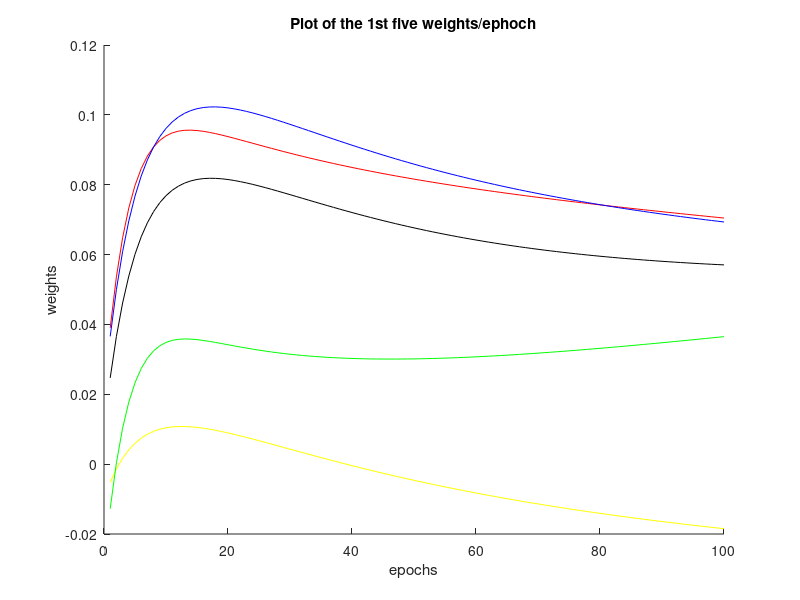
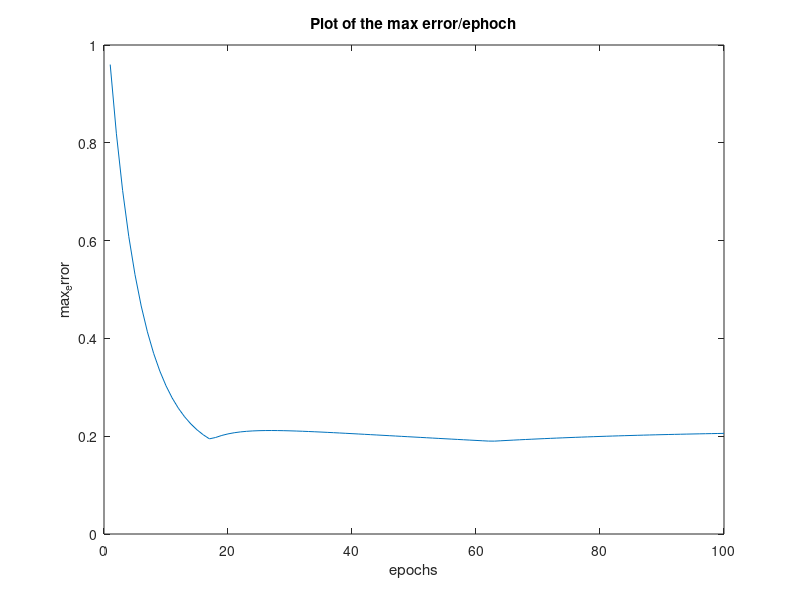
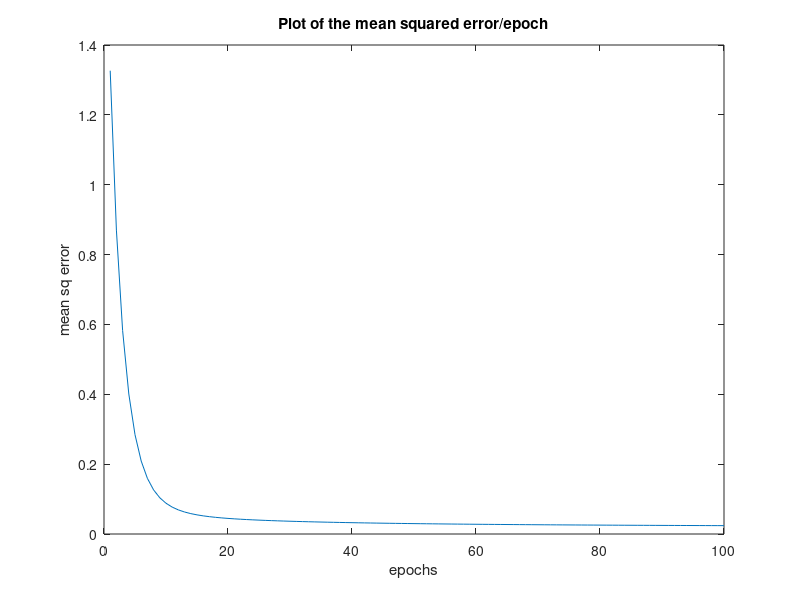
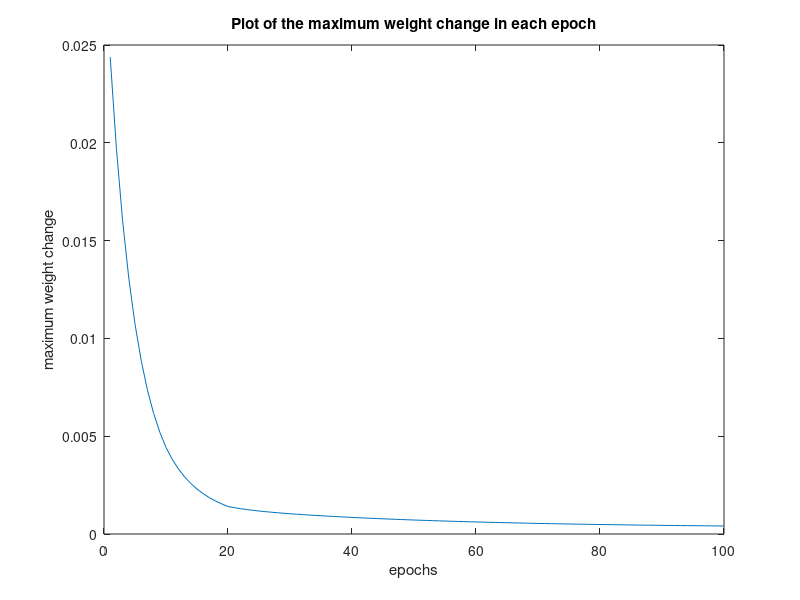

Write the MATLAB code that produced these figures, in order.
% Author:  Manu M
% Student ID 795410
% Final Exam 
% Recognizing the character 'A' from the set = {A,E,I,O,U}
% Training
clear all;
clc;
%Input matrices for all characters including bias
A1=[1 1 -1 1 1 1 -1 1 -1 1 -1 -1 -1 -1 -1 -1 1 1 1 -1 1];
A2=[1 1 -1 -1 1 1 -1 1 -1 1 -1 -1 -1 -1 -1 -1 1 1 1 -1 1];
A3=[1 1 -1 1 1 1 -1 -1 -1 1 -1 -1 -1 -1 -1 -1 1 1 1 -1 1];
A4=[1 1 -1 1 1 1 -1 1 -1 1 -1 -1 -1 -1 -1 -1 -1 1 1 -1 1];
A5=[1 1 -1 1 1 1 -1 1 -1 1 -1 -1 -1 -1 -1 -1 1 1 -1 -1 1];
E1=[-1 -1 -1 -1 -1 -1 1 1 1 1 -1 -1 -1 -1 1 -1 -1 -1 -1 -1 1];
E2=[-1 -1 -1 -1 -1 -1 1 1 1 1 -1 -1 -1 1 -1 -1 -1 -1 -1 -1 1];
E3=[-1 -1 -1 -1 -1 -1 1 1 1 -1 -1 -1 -1 1 1 -1 -1 -1 -1 -1 1];
E4=[-1 -1 -1 -1 -1 -1 -1 1 1 1 -1 -1 -1 1 1 -1 -1 -1 -1 -1 1];
E5=[-1 -1 -1 -1 -1 -1 1 1 1 1 -1 -1 -1 1 1 -1 -1 -1 -1 -1 1];
I1=[1 -1 -1 -1 1 1 1 -1 1 1 1 1 -1 1 1 1 -1 -1 -1 1 1];
I2=[-1 -1 -1 -1 1 1 1 -1 1 1 1 1 -1 1 1 1 -1 -1 -1 1 1];
I3=[1 -1 -1 -1 1 1 1 -1 -1 1 1 1 -1 -1 1 1 -1 -1 -1 1 1];
I4=[1 -1 -1 -1 1 1 1 -1 1 1 1 1 -1 1 1 -1 -1 -1 -1 1 1];
I5=[1 -1 -1 -1 1 1 1 -1 1 1 1 1 -1 1 1 1 -1 1 -1 1 1];
O1=[-1 -1 -1 -1 -1 -1 1 1 1 -1 -1 1 1 -1 -1 -1 -1 -1 -1 -1 1];
O2=[-1 -1 -1 -1 -1 -1 1 1 1 -1 -1 -1 1 1 -1 -1 -1 -1 -1 -1 1];
O3=[-1 -1 -1 -1 -1 -1 1 1 -1 -1 -1 1 1 1 -1 -1 -1 -1 -1 -1 1]; 
O4=[-1 -1 -1 -1 -1 -1 -1 1 1 -1 -1 1 1 1 -1 -1 -1 -1 -1 -1 1];
O5=[-1 -1 -1 -1 -1 -1 1 1 1 -1 -1 1 1 1 -1 -1 -1 -1 -1 -1 1];
U1=[-1 1 1 1 -1 -1 1 1 1 -1 -1 1 1 1 -1 -1 -1 -1 -1 -1 1];
U2=[-1 -1 1 1 -1 -1 1 1 1 -1 -1 1 1 1 -1 -1 -1 -1 -1 -1 1];
U3=[-1 1 1 -1 -1 -1 1 1 1 -1 -1 1 1 1 -1 -1 -1 -1 -1 -1 1];
U4=[-1 1 1 1 -1 -1 1 1 1 -1 -1 -1 1 1 -1 -1 -1 -1 -1 -1 1];
U5=[-1 1 1 1 -1 -1 1 1 1 -1 -1 1 1 -1 -1 -1 -1 -1 -1 -1 1];
% i = input matrix
i =[A1;A2;A3;A4;A5;E1;E2;E3;E4;E5;I1;I2;I3;I4;I5;O1;O2;O3;O4;O5;U1;U2;U3;U4;U5]; %size
%weight matrix
w=[0.02 0.02 -0.01 0.01 -0.03 -0.02 0.02 0.01 0.03 -0.01 -0.04 0.01 0.02 -0.03 -0.02 0.05 0.01 0.01 -0.01 -0.04 0.04]; %size
%target matrix
t=[1 1 1 1 1 -1 -1 -1 -1 -1 -1 -1 -1 -1 -1 -1 -1 -1 -1 -1 -1 -1 -1 -1 -1]; % size
yin=[]; % net input matrix
alpha=0.001;
tol=0.0001; % toleralnce 
n=100;
Wt=[];%size
wc=[]; % change in weight
cnt=0;LW=1;
% matrices for calculating errors in each epoch
error = [];max_error=[]; mse =[];mse_track=[];maxwtc=[];
while(LW < tol | cnt < n ) % stopping condition

yin = i *w'; % size
        wnew =w + alpha*((t' - yin)'*i); %size
        Wt =[Wt;wnew]; %size
        wc=abs(wnew-w);%size
        LW = max(wc);
        w=wnew;       % assigning new weights to old weight matrix 'w'        
        maxwtc=[maxwtc;LW];  % maximum weight change             

cnt=cnt+1; %count ~ epoch


%max_error/epoch
mxerror=0;
error= t'-yin; % size
mxerror=max(error);
max_error=[max_error;mxerror];


% mean squared error/epoch
mse=sum(((error).^2))/21;
mse_track=[mse_track;mse];

end

figure(1)
%plot 1
hold on
plot(Wt(:,1),'r');
plot(Wt(:,2),'b');
plot(Wt(:,3),'y');
plot(Wt(:,4),'k');
plot(Wt(:,5),'g');
hold off
xlabel('epochs');
ylabel('weights');
title('Plot of the 1st five weights/ephoch');

% plot 2
figure(2)
plot(max_error);
xlabel('epochs');
ylabel('max_error');
title('Plot of the max error/ephoch');

%plot 3
figure(3)
plot(mse_track);

xlabel('epochs');
ylabel('mean sq error');
title('Plot of the mean squared error/epoch');

%plot 4

figure(4)
plot(maxwtc);
xlabel('epochs');
ylabel('maximum weight change');
title('Plot of the maximum weight change in each epoch');

%plot 5

figure(5)
stem(w);
xlabel('epochs');
ylabel('weights');
title('Plot of the final weights');


    


        